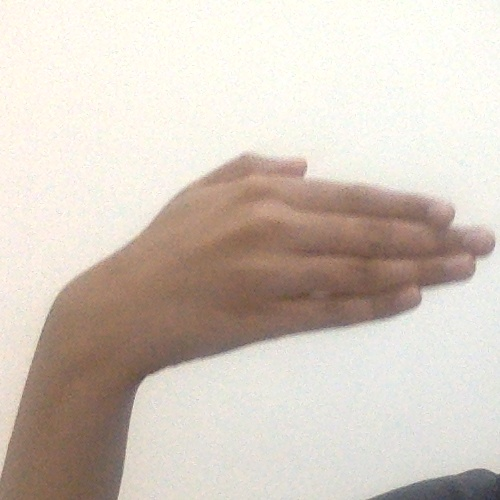
#> input picture data/train/Next/104.jpg, 500 x 500 px
$ jupyter execute preprocessing-checkpoint.ipynb
#> lines starting #> are read from the running program, lines starting #| are printed output that depends on the picture; after the words box and inside, x2 and y2 are one past the last pixel; in counts of white or black regions, pixels touching at a corner belong together
[cell 1]
import numpy as np
import cv2
import os
import csv
import numpy as np
import cv2
minValue = 70
def func(path):
    frame = cv2.imread(path)

    gray = cv2.cvtColor(frame, cv2.COLOR_BGR2GRAY)
    blur = cv2.GaussianBlur(gray,(5,5),2)

    th3 = cv2.adaptiveThreshold(blur,255,cv2.ADAPTIVE_THRESH_GAUSSIAN_C,cv2.THRESH_BINARY_INV,11,2)
    ret, res = cv2.threshold(th3, minValue, 255, cv2.THRESH_BINARY_INV+cv2.THRESH_OTSU)
    return res
if not os.path.exists("data2"):
    os.makedirs("data2")
if not os.path.exists("data2/train"):
    os.makedirs("data2/train")
if not os.path.exists("data2/test"):
    os.makedirs("data2/test")
path="data/train"
for (root,direc,files) in os.walk(path):
    for dirn in direc:
        p=path+"/"+dirn
        p1="data2/train/"+dirn

        if not os.path.exists(p1):
            os.makedirs(p1)
        for (r,d,f) in os.walk(p):
            for fil in f:
                paths=p+"/"+fil
                img = cv2.imread(paths, 0)
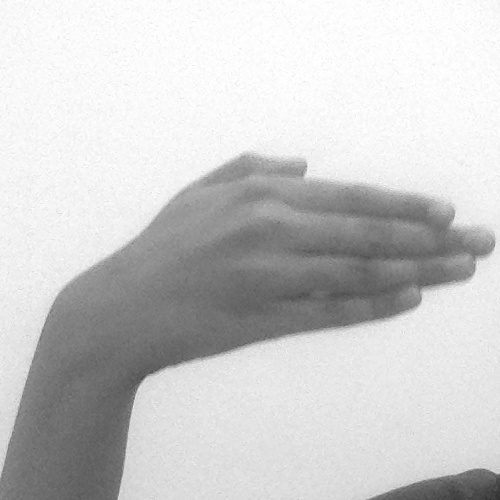
#> img: shape (500, 500); min 47, max 255, mean 203.3
                if(fil!=".DS_Store"):
                    bw_image = func(paths)
#> in func, frame is the input picture: shape (500, 500, 3); mean B, G, R 191.1, 201.3, 211.9
#> in func, `th3 = cv2.adaptiveThreshold(blur,255,cv2.ADAPTIVE_THRESH_GAUSSIAN_C,cv..`:
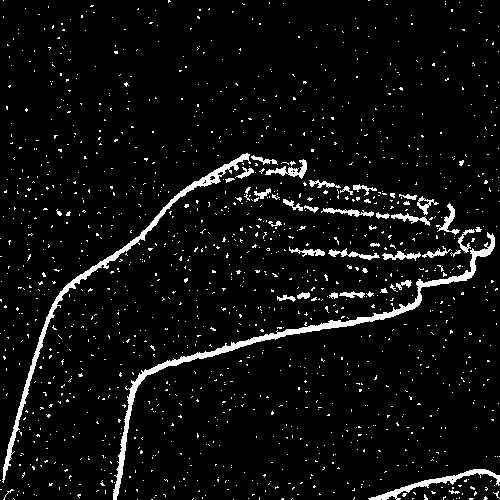
#> th3: shape (500, 500); 5.4% white; 1394 white regions (1350 under 20 px), largest, box (x1, y1, x2, y2) and area: (113, 232, 495, 500) 3072, (2, 153, 251, 483) 2227, (368, 469, 500, 500) 707
#> in func, `ret, res = cv2.threshold(th3, minValue, 255, cv2.THRESH_BINARY_INV+cv2..`: ret = 0
                    cv2.imwrite(p1+"/"+fil, bw_image)
